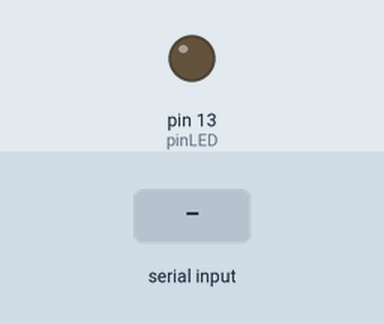
The sketch below on a simulated Arduino Uno, built with avr-gcc and run on an emulated ATmega328P. Shown: output pins drawn as LEDs (lit = HIGH). The test bench sets the inputs (shaded band). What the sketch prints to the serial monitor is not drawn.

Above: at 1.2 s.
1.3 s: "1\n" received over the second serial link
Timing chart, 0 to 4.3 s (numbered marks = the images above; inputs shaded):
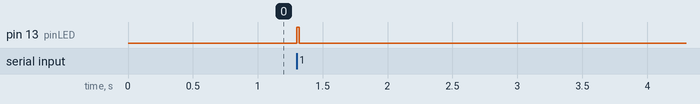

Measured:
- after the input at 1.3 s, pin 13 (pinLED): LOW → HIGH at once, → LOW 0.02 s later

The sketch:

Basic_Sketch.ino
```cpp
/**
 * This is a basic Arduino sketch to fetch data sent
 * from an Android application using Ardutooth library.
 * Learn more: https://github.com/giuseppebrb/Ardutooth
 *
 * @author Giuseppe Barbato
 */

#include <SoftwareSerial.h>

SoftwareSerial mySerial(0, 1); // RX, TX
String inputData;
const int pinLED = 13;

void setup() {
  pinMode(pinLED,OUTPUT); // There's a LED that turn on if there are input data
  Serial.begin(9600);
  mySerial.begin(9600);
}

void loop() { // run over and over
  mySerial.listen();
  if (mySerial.available()){
    digitalWrite(pinLED,HIGH);
    while(mySerial.available()){
      delay(10);
      char recieved = (char) mySerial.read();
      inputData += recieved;
      if(recieved == '\n'){
        Serial.print(inputData);
        inputData = "";
        digitalWrite(pinLED, LOW);
        }
    }
  }
}
```
